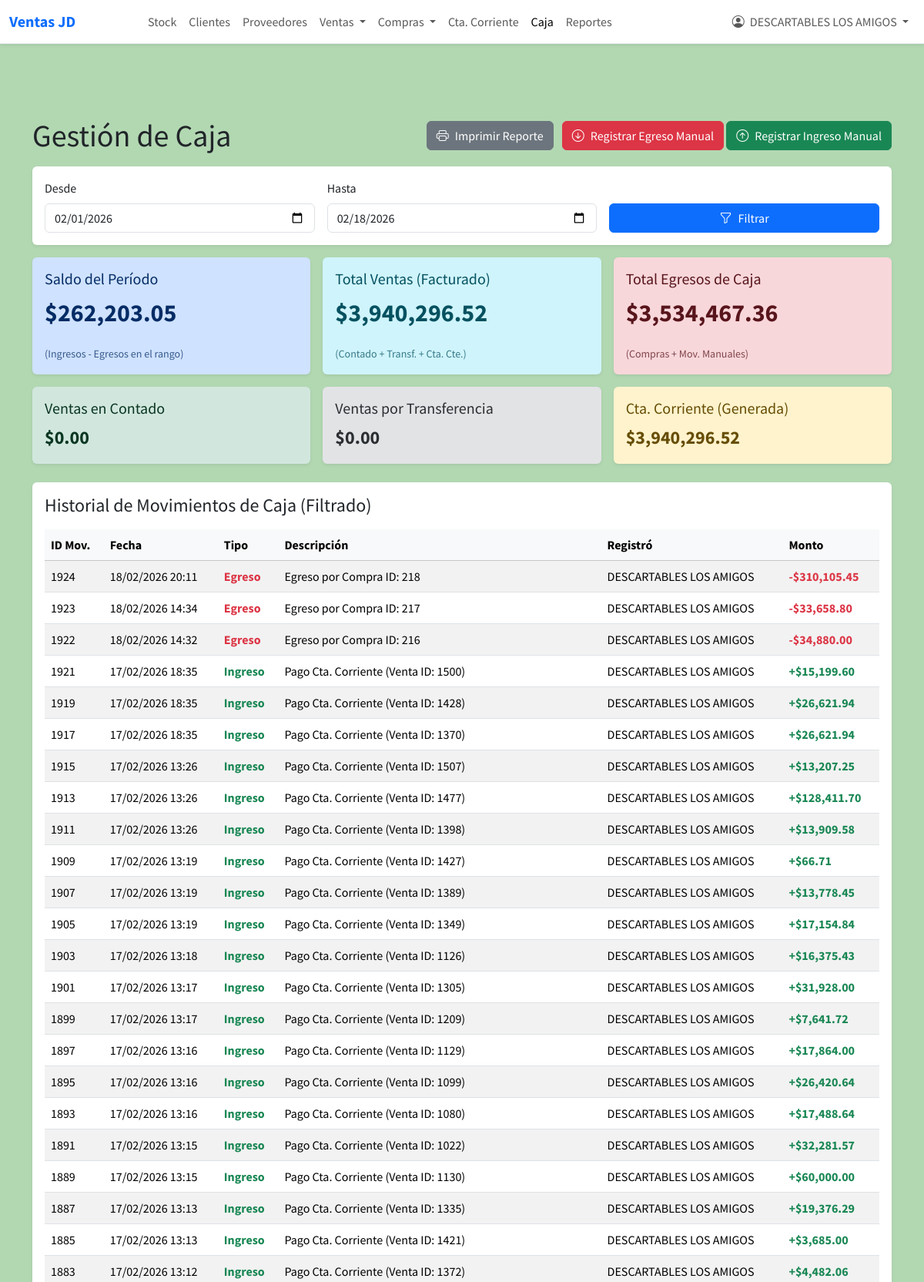
Page /caja.php (signed in, upper part) on the committed database.
### tables this page shows
CREATE TABLE `movimientos_caja` (
  `id` int NOT NULL,
  `id_usuario` int DEFAULT NULL,
  `fecha` datetime DEFAULT CURRENT_TIMESTAMP,
  `tipo_movimiento` enum('Ingreso','Egreso') NOT NULL,
  `monto` decimal(10,2) NOT NULL,
  `descripcion` varchar(255) DEFAULT NULL,
  `id_venta_relacionada` int DEFAULT NULL,
  `id_compra_relacionada` int DEFAULT NULL
);

CREATE TABLE `usuarios` (
  `id` int NOT NULL,
  `nombre_usuario` varchar(50) NOT NULL,
  `password_hash` varchar(255) NOT NULL,
  `fecha_registro` datetime DEFAULT CURRENT_TIMESTAMP
);

### caja.php (the view, shortened to what this page needs)
<?php
require 'header.php';
$fecha_desde = $_GET['fecha_desde'] ?? date('Y-m-01');
$fecha_hasta = $_GET['fecha_hasta'] ?? date('Y-m-d');
$params_fecha = [$fecha_desde, $fecha_hasta];
$stmt_ingresos = $pdo->prepare("
    SELECT IFNULL(SUM(monto), 0)
    FROM movimientos_caja
    WHERE tipo_movimiento = 'Ingreso' AND DATE(fecha) BETWEEN ? AND ?
");
$stmt_ingresos->execute($params_fecha);
$ingresos_rango = $stmt_ingresos->fetchColumn();
$stmt_egresos = $pdo->prepare("
    SELECT IFNULL(SUM(monto), 0)
    FROM movimientos_caja
    WHERE tipo_movimiento = 'Egreso' AND DATE(fecha) BETWEEN ? AND ?
");
$stmt_egresos->execute($params_fecha);
$egresos_rango = $stmt_egresos->fetchColumn();
$saldo_rango = $ingresos_rango - $egresos_rango;
$stmt_ventas_total = $pdo->prepare("
    SELECT IFNULL(SUM(total), 0)
    FROM ventas
    WHERE DATE(fecha) BETWEEN ? AND ?
");
$stmt_ventas_total->execute($params_fecha);
$total_facturado = $stmt_ventas_total->fetchColumn();
$stmt_ventas_contado = $pdo->prepare("
    SELECT IFNULL(SUM(total), 0)
    FROM ventas
    WHERE tipo_pago = 'Contado' AND DATE(fecha) BETWEEN ? AND ?
");
$stmt_ventas_contado->execute($params_fecha);
$total_contado = $stmt_ventas_contado->fetchColumn();
$stmt_ventas_transf = $pdo->prepare("
    SELECT IFNULL(SUM(total), 0)
    FROM ventas
    WHERE tipo_pago = 'Transferencia' AND DATE(fecha) BETWEEN ? AND ?
");
$stmt_ventas_transf->execute($params_fecha);
$total_transferencia = $stmt_ventas_transf->fetchColumn();
$stmt_ventas_cta = $pdo->prepare("
    SELECT IFNULL(SUM(total), 0)
    FROM ventas
    WHERE tipo_pago = 'Cuenta Corriente' AND DATE(fecha) BETWEEN ? AND ?
");
$stmt_ventas_cta->execute($params_fecha);
$total_cta_generada = $stmt_ventas_cta->fetchColumn();
?>
<div class="container mt-5 pt-5">
    <div class="d-flex justify-content-between align-items-center mb-3">
        <h1 class="mb-0">Gestión de Caja</h1>
        <div>
            <a href="caja_print.php?fecha_desde=<?php echo $fecha_desde; ?>&fecha_hasta=<?php echo $fecha_hasta; ?>" target="_blank" class="btn btn-secondary me-2">
                <i class="bi bi-printer me-2"></i>Imprimir Reporte
            </a>
            <button id="btnEgresoManual" class="btn btn-danger">
                <i class="bi bi-arrow-down-circle me-2"></i>Registrar Egreso Manual
            </button>
            <button id="btnIngresoManual" class="btn btn-success">
                <i class="bi bi-arrow-up-circle me-2"></i>Registrar Ingreso Manual
            </button>
        </div>
    </div>
    <div class="card shadow-sm border-0 mb-3">
        <div class="card-body">
            <form method="GET" action="caja.php" class="row g-3 align-items-end">
                <div class="col-md-4">
                    <label for="fecha_desde" class="form-label">Desde</label>
                    <input type="date" class="form-control" id="fecha_desde" name="fecha_desde" value="<?php echo $fecha_desde; ?>">
                </div>
                <div class="col-md-4">
                    <label for="fecha_hasta" class="form-label">Hasta</label>
                    <input type="date" class="form-control" id="fecha_hasta" name="fecha_hasta" value="<?php echo $fecha_hasta; ?>">
                </div>
                <div class="col-md-4">
                    <button type="submit" class="btn btn-primary w-100">
                        <i class="bi bi-funnel me-2"></i>Filtrar
                    </button>
                </div>
            </form>
        </div>
    </div>
    <div class="row g-3 mb-4">
        <div class="col-lg-4 col-md-6">
            <div class="card shadow-sm border-0 bg-primary-subtle border-primary-subtle h-100">
                <div class="card-body">
                    <h5 class="card-title text-primary-emphasis">Saldo del Período</h5>
                    <p class="card-text fs-2 fw-bold text-primary-emphasis">$<?php echo number_format($saldo_rango, 2); ?></p>
                    <small class="text-primary-emphasis opacity-75">(Ingresos - Egresos en el rango)</small>
                </div>
            </div>
        </div>
        <div class="col-lg-4 col-md-6">
            <div class="card shadow-sm border-0 bg-info-subtle border-info-subtle h-100">
                <div class="card-body">
                    <h5 class="card-title text-info-emphasis">Total Ventas (Facturado)</h5>
                    <p class="card-text fs-2 fw-bold text-info-emphasis">$<?php echo number_format($total_facturado, 2); ?></p>
                    <small class="text-info-emphasis opacity-75">(Contado + Transf. + Cta. Cte.)</small>
                </div>
            </div>
        </div>
        <div class="col-lg-4 col-md-6">
            <div class="card shadow-sm border-0 bg-danger-subtle border-danger-subtle h-100">
                <div class="card-body">
                    <h5 class="card-title text-danger-emphasis">Total Egresos de Caja</h5>
                    <p class="card-text fs-2 fw-bold text-danger-emphasis">$<?php echo number_format($egresos_rango, 2); ?></p>
                    <small class="text-danger-emphasis opacity-75">(Compras + Mov. Manuales)</small>
                </div>
            </div>
        </div>
         <div class="col-lg-4 col-md-6">
            <div class="card shadow-sm border-0 bg-success-subtle border-success-subtle h-100">
                <div class="card-body">
                    <h5 class="card-title text-success-emphasis">Ventas en Contado</h5>
                    <p class="card-text fs-4 fw-bold text-success-emphasis">$<?php echo number_format($total_contado, 2); ?></p>
                </div>
            </div>
        </div>
         <div class="col-lg-4 col-md-6">
            <div class="card shadow-sm border-0 bg-secondary-subtle border-secondary-subtle h-100">
                <div class="card-body">
                    <h5 class="card-title text-secondary-emphasis">Ventas por Transferencia</h5>
                    <p class="card-text fs-4 fw-bold text-secondary-emphasis">$<?php echo number_format($total_transferencia, 2); ?></p>
                </div>
            </div>
        </div>
         <div class="col-lg-4 col-md-6">
            <div class="card shadow-sm border-0 bg-warning-subtle border-warning-subtle h-100">
                <div class="card-body">
                    <h5 class="card-title text-warning-emphasis">Cta. Corriente (Generada)</h5>
                    <p class="card-text fs-4 fw-bold text-warning-emphasis">$<?php echo number_format($total_cta_generada, 2); ?></p>
                </div>
            </div>
        </div>
    </div>
    <div class="card shadow-sm border-0">
        <div class="card-body">
            <h4 class="mb-3">Historial de Movimientos de Caja (Filtrado)</h4>
            <div class="table-responsive">
                <table id="tablaCaja" class="table table-striped table-hover" style="width:100%">
                    <thead class="table-light">
                        <tr>
                            <th>ID Mov.</th>
                            <th>Fecha</th>
                            <th>Tipo</th>
                            <th>Descripción</th>
                            <th>Registró</th>
                            <th>Monto</th>
                        </tr>
                    </thead>
                    <tbody>
                        <?php
                        $stmt_historial = $pdo->prepare("
                            SELECT
                                m.id,
                                m.fecha,
                                m.tipo_movimiento,
                                m.descripcion,
                                m.monto,
                                u.nombre_usuario AS registrador
                            FROM movimientos_caja m
                            JOIN usuarios u ON m.id_usuario = u.id
                            WHERE DATE(m.fecha) BETWEEN ? AND ?
                            ORDER BY m.fecha DESC
                        ");
                        $stmt_historial->execute($params_fecha);
                        while ($row = $stmt_historial->fetch()) {
                            $es_ingreso = $row['tipo_movimiento'] == 'Ingreso';
                            $color_class = $es_ingreso ? 'text-success' : 'text-danger';
                            $signo = $es_ingreso ? '+' : '-';
                            echo "<tr>";
                            echo "<td>" . $row['id'] . "</td>";
                            echo "<td>" . date("d/m/Y H:i", strtotime($row['fecha'])) . "</td>";
                            echo "<td class='fw-bold " . $color_class . "'>" . $row['tipo_movimiento'] . "</td>";
                            echo "<td>" . htmlspecialchars($row['descripcion']) . "</td>";
                            echo "<td>" . htmlspecialchars($row['registrador']) . "</td>";
                            echo "<td class='fw-bold " . $color_class . "'>" . $signo . "$" . number_format($row['monto'], 2) . "</td>";
                            echo "</tr>";
                        }
                        ?>
                    </tbody>
                </table>
            </div>
        </div>
    </div>
</div>
<?php require 'footer.php'; ?>

### header.php (style rules this page uses)
body { font-family: 'Source Sans Pro', sans-serif; background-color: rgba(0, 128, 0, 0.3); min-height: 100vh; }
.card { border: none; }

### rows in the picture
movimientos_caja: id "1924", fecha "18/02/2026 20:11", tipo_movimiento "Egreso", descripcion "Egreso por Compra ID: 218", id_usuario.nombre_usuario "DESCARTABLES LOS AMIGOS", tipo_movimiento "-", monto "310,105.45"
movimientos_caja: id "1923", fecha "18/02/2026 14:34", tipo_movimiento "Egreso", descripcion "Egreso por Compra ID: 217", id_usuario.nombre_usuario "DESCARTABLES LOS AMIGOS", tipo_movimiento "-", monto "33,658.80"
movimientos_caja: id "1922", fecha "18/02/2026 14:32", tipo_movimiento "Egreso", descripcion "Egreso por Compra ID: 216", id_usuario.nombre_usuario "DESCARTABLES LOS AMIGOS", tipo_movimiento "-", monto "34,880.00"
movimientos_caja: id "1921", fecha "17/02/2026 18:35", tipo_movimiento "Ingreso", descripcion "Pago Cta. Corriente (Venta ID: 1500)", id_usuario.nombre_usuario "DESCARTABLES LOS AMIGOS", tipo_movimiento "+", monto "15,199.60"
movimientos_caja: id "1919", fecha "17/02/2026 18:35", tipo_movimiento "Ingreso", descripcion "Pago Cta. Corriente (Venta ID: 1428)", id_usuario.nombre_usuario "DESCARTABLES LOS AMIGOS", tipo_movimiento "+", monto "26,621.94"
movimientos_caja: id "1917", fecha "17/02/2026 18:35", tipo_movimiento "Ingreso", descripcion "Pago Cta. Corriente (Venta ID: 1370)", id_usuario.nombre_usuario "DESCARTABLES LOS AMIGOS", tipo_movimiento "+", monto "26,621.94"
movimientos_caja: id "1915", fecha "17/02/2026 13:26", tipo_movimiento "Ingreso", descripcion "Pago Cta. Corriente (Venta ID: 1507)", id_usuario.nombre_usuario "DESCARTABLES LOS AMIGOS", tipo_movimiento "+", monto "13,207.25"
movimientos_caja: id "1913", fecha "17/02/2026 13:26", tipo_movimiento "Ingreso", descripcion "Pago Cta. Corriente (Venta ID: 1477)", id_usuario.nombre_usuario "DESCARTABLES LOS AMIGOS", tipo_movimiento "+", monto "128,411.70"
movimientos_caja: id "1911", fecha "17/02/2026 13:26", tipo_movimiento "Ingreso", descripcion "Pago Cta. Corriente (Venta ID: 1398)", id_usuario.nombre_usuario "DESCARTABLES LOS AMIGOS", tipo_movimiento "+", monto "13,909.58"
movimientos_caja: id "1909", fecha "17/02/2026 13:19", tipo_movimiento "Ingreso", descripcion "Pago Cta. Corriente (Venta ID: 1427)", id_usuario.nombre_usuario "DESCARTABLES LOS AMIGOS", tipo_movimiento "+", monto "66.71"
movimientos_caja: id "1907", fecha "17/02/2026 13:19", tipo_movimiento "Ingreso", descripcion "Pago Cta. Corriente (Venta ID: 1389)", id_usuario.nombre_usuario "DESCARTABLES LOS AMIGOS", tipo_movimiento "+", monto "13,778.45"
movimientos_caja: id "1905", fecha "17/02/2026 13:19", tipo_movimiento "Ingreso", descripcion "Pago Cta. Corriente (Venta ID: 1349)", id_usuario.nombre_usuario "DESCARTABLES LOS AMIGOS", tipo_movimiento "+", monto "17,154.84"
movimientos_caja: id "1903", fecha "17/02/2026 13:18", tipo_movimiento "Ingreso", descripcion "Pago Cta. Corriente (Venta ID: 1126)", id_usuario.nombre_usuario "DESCARTABLES LOS AMIGOS", tipo_movimiento "+", monto "16,375.43"
movimientos_caja: id "1901", fecha "17/02/2026 13:17", tipo_movimiento "Ingreso", descripcion "Pago Cta. Corriente (Venta ID: 1305)", id_usuario.nombre_usuario "DESCARTABLES LOS AMIGOS", tipo_movimiento "+", monto "31,928.00"
movimientos_caja: id "1899", fecha "17/02/2026 13:17", tipo_movimiento "Ingreso", descripcion "Pago Cta. Corriente (Venta ID: 1209)", id_usuario.nombre_usuario "DESCARTABLES LOS AMIGOS", tipo_movimiento "+", monto "7,641.72"
movimientos_caja: id "1897", fecha "17/02/2026 13:16", tipo_movimiento "Ingreso", descripcion "Pago Cta. Corriente (Venta ID: 1129)", id_usuario.nombre_usuario "DESCARTABLES LOS AMIGOS", tipo_movimiento "+", monto "17,864.00"
movimientos_caja: id "1895", fecha "17/02/2026 13:16", tipo_movimiento "Ingreso", descripcion "Pago Cta. Corriente (Venta ID: 1099)", id_usuario.nombre_usuario "DESCARTABLES LOS AMIGOS", tipo_movimiento "+", monto "26,420.64"
movimientos_caja: id "1893", fecha "17/02/2026 13:16", tipo_movimiento "Ingreso", descripcion "Pago Cta. Corriente (Venta ID: 1080)", id_usuario.nombre_usuario "DESCARTABLES LOS AMIGOS", tipo_movimiento "+", monto "17,488.64"
movimientos_caja: id "1891", fecha "17/02/2026 13:15", tipo_movimiento "Ingreso", descripcion "Pago Cta. Corriente (Venta ID: 1022)", id_usuario.nombre_usuario "DESCARTABLES LOS AMIGOS", tipo_movimiento "+", monto "32,281.57"
movimientos_caja: id "1889", fecha "17/02/2026 13:15", tipo_movimiento "Ingreso", descripcion "Pago Cta. Corriente (Venta ID: 1130)", id_usuario.nombre_usuario "DESCARTABLES LOS AMIGOS", tipo_movimiento "+", monto "60,000.00"
movimientos_caja: id "1887", fecha "17/02/2026 13:13", tipo_movimiento "Ingreso", descripcion "Pago Cta. Corriente (Venta ID: 1335)", id_usuario.nombre_usuario "DESCARTABLES LOS AMIGOS", tipo_movimiento "+", monto "19,376.29"
movimientos_caja: id "1885", fecha "17/02/2026 13:13", tipo_movimiento "Ingreso", descripcion "Pago Cta. Corriente (Venta ID: 1421)", id_usuario.nombre_usuario "DESCARTABLES LOS AMIGOS", tipo_movimiento "+", monto "3,685.00"
movimientos_caja: id "1883", fecha "17/02/2026 13:12", tipo_movimiento "Ingreso", descripcion "Pago Cta. Corriente (Venta ID: 1372)", id_usuario.nombre_usuario "DESCARTABLES LOS AMIGOS", tipo_movimiento "+", monto "4,482.06"

### other values in the picture
$_SESSION['nombre_usuario'] "DESCARTABLES LOS AMIGOS"
$saldo_rango "262,203.05"
$total_facturado "3,940,296.52"
$egresos_rango "3,534,467.36"
$total_contado "0.00"
$total_transferencia "0.00"
$total_cta_generada "3,940,296.52"
